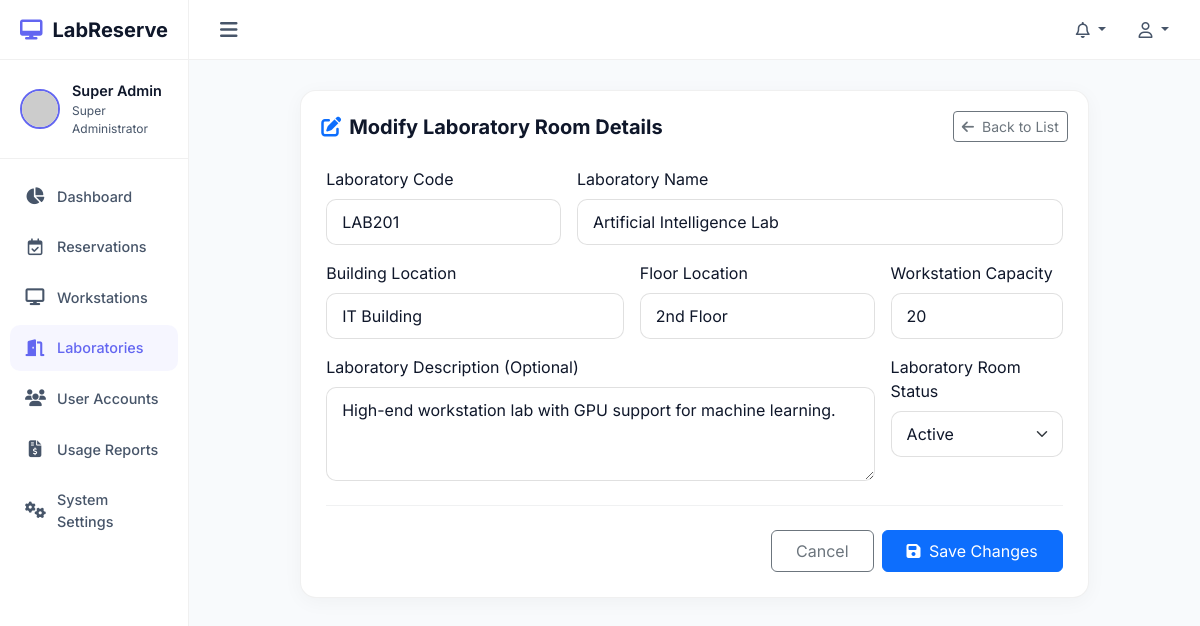
Screenshot of /laboratories/edit/3 (signed in) with the database file from the repository.
### tables this page shows
CREATE TABLE `laboratories` (
    `id` INT AUTO_INCREMENT PRIMARY KEY,
    `code` VARCHAR(50) NOT NULL UNIQUE,
    `name` VARCHAR(100) NOT NULL,
    `building` VARCHAR(100) NOT NULL,
    `floor` VARCHAR(50) NOT NULL,
    `capacity` INT NOT NULL,
    `description` TEXT NULL,
    `status` ENUM('active', 'inactive') DEFAULT 'active',
    `created_at` TIMESTAMP DEFAULT CURRENT_TIMESTAMP,
    `updated_at` TIMESTAMP DEFAULT CURRENT_TIMESTAMP ON UPDATE CURRENT_TIMESTAMP,
    INDEX `idx_lab_code` (`code`)
);

### app/Controllers/LaboratoryController.php (called while the page is built, shortened)
<?php
class LaboratoryController extends Controller {
    private LaboratoryService $labService;
    public function __construct() {
        $this->labService = new LaboratoryService();
    }
    public function showEdit(Request $request, string $id): void {
        $lab = $this->labService->getLabById((int)$id);
        $this->render('laboratories.edit', ['lab' => $lab]);
    }
}

### public/index.php (called while the page is built, shortened)
<?php
$request = new Request();
$router = new Router();
$router->get('login', [App\Controllers\AuthController::class, 'showLogin'], [GuestMiddleware::class]);
$router->post('login', [App\Controllers\AuthController::class, 'login'], [GuestMiddleware::class, CSRFMiddleware::class]);
$router->get('logout', [App\Controllers\AuthController::class, 'logout'], [AuthMiddleware::class]);
$router->post('logout', [App\Controllers\AuthController::class, 'logout'], [AuthMiddleware::class, CSRFMiddleware::class]);
$router->get('forgot-password', [App\Controllers\AuthController::class, 'showForgot'], [GuestMiddleware::class]);
$router->post('forgot-password', [App\Controllers\AuthController::class, 'forgot'], [GuestMiddleware::class, CSRFMiddleware::class]);
$router->get('reset-password/{token}', [App\Controllers\AuthController::class, 'showReset'], [GuestMiddleware::class]);
$router->post('reset-password/{token}', [App\Controllers\AuthController::class, 'reset'], [GuestMiddleware::class, CSRFMiddleware::class]);
$router->get('', [App\Controllers\DashboardController::class, 'index'], [AuthMiddleware::class]);
$router->get('dashboard', [App\Controllers\DashboardController::class, 'index'], [AuthMiddleware::class]);
$router->get('reservations', [App\Controllers\ReservationController::class, 'index'], [AuthMiddleware::class]);
$router->get('reservations/create', [App\Controllers\ReservationController::class, 'showCreate'], [AuthMiddleware::class]);
$router->get('reservations/available-computers', [App\Controllers\ReservationController::class, 'getAvailableComputers'], [AuthMiddleware::class]);
$router->post('reservations/store', [App\Controllers\ReservationController::class, 'store'], [AuthMiddleware::class, CSRFMiddleware::class]);
$router->get('reservations/view/{id}', [App\Controllers\ReservationController::class, 'view'], [AuthMiddleware::class]);
$router->post('reservations/approve/{id}', [App\Controllers\ReservationController::class, 'approve'], [AuthMiddleware::class, AdminMiddleware::class, CSRFMiddleware::class]);
$router->post('reservations/reject/{id}', [App\Controllers\ReservationController::class, 'reject'], [AuthMiddleware::class, AdminMiddleware::class, CSRFMiddleware::class]);
$router->post('reservations/cancel/{id}', [App\Controllers\ReservationController::class, 'cancel'], [AuthMiddleware::class, CSRFMiddleware::class]);
$router->post('reservations/checkin', [App\Controllers\ReservationController::class, 'checkIn'], [AuthMiddleware::class, CSRFMiddleware::class]);
$router->post('reservations/checkout', [App\Controllers\ReservationController::class, 'checkOut'], [AuthMiddleware::class, CSRFMiddleware::class]);
$router->get('reservations/calendar-data', [App\Controllers\ReservationController::class, 'calendarData'], [AuthMiddleware::class]);
$router->get('computers', [App\Controllers\ComputerController::class, 'index'], [AuthMiddleware::class, AdminMiddleware::class]);
$router->get('computers/create', [App\Controllers\ComputerController::class, 'showCreate'], [AuthMiddleware::class, AdminMiddleware::class]);
$router->post('computers/store', [App\Controllers\ComputerController::class, 'store'], [AuthMiddleware::class, AdminMiddleware::class, CSRFMiddleware::class]);
$router->get('computers/edit/{id}', [App\Controllers\ComputerController::class, 'showEdit'], [AuthMiddleware::class, AdminMiddleware::class]);
$router->post('computers/update/{id}', [App\Controllers\ComputerController::class, 'update'], [AuthMiddleware::class, AdminMiddleware::class, CSRFMiddleware::class]);
$router->post('computers/delete/{id}', [App\Controllers\ComputerController::class, 'delete'], [AuthMiddleware::class, AdminMiddleware::class, CSRFMiddleware::class]);
$router->get('computers/print', [App\Controllers\ComputerController::class, 'printCodes'], [AuthMiddleware::class, AdminMiddleware::class]);
$router->get('laboratories', [App\Controllers\LaboratoryController::class, 'index'], [AuthMiddleware::class, AdminMiddleware::class]);
$router->get('laboratories/create', [App\Controllers\LaboratoryController::class, 'showCreate'], [AuthMiddleware::class, AdminMiddleware::class]);
$router->post('laboratories/store', [App\Controllers\LaboratoryController::class, 'store'], [AuthMiddleware::class, AdminMiddleware::class, CSRFMiddleware::class]);
$router->get('laboratories/edit/{id}', [App\Controllers\LaboratoryController::class, 'showEdit'], [AuthMiddleware::class, AdminMiddleware::class]);
$router->post('laboratories/update/{id}', [App\Controllers\LaboratoryController::class, 'update'], [AuthMiddleware::class, AdminMiddleware::class, CSRFMiddleware::class]);
$router->post('laboratories/delete/{id}', [App\Controllers\LaboratoryController::class, 'delete'], [AuthMiddleware::class, AdminMiddleware::class, CSRFMiddleware::class]);
$router->get('users', [App\Controllers\UserController::class, 'index'], [AuthMiddleware::class, AdminMiddleware::class]);
$router->get('users/create', [App\Controllers\UserController::class, 'showCreate'], [AuthMiddleware::class, AdminMiddleware::class]);
$router->post('users/store', [App\Controllers\UserController::class, 'store'], [AuthMiddleware::class, AdminMiddleware::class, CSRFMiddleware::class]);
$router->get('users/edit/{id}', [App\Controllers\UserController::class, 'showEdit'], [AuthMiddleware::class, AdminMiddleware::class]);
$router->post('users/update/{id}', [App\Controllers\UserController::class, 'update'], [AuthMiddleware::class, AdminMiddleware::class, CSRFMiddleware::class]);
$router->post('users/delete/{id}', [App\Controllers\UserController::class, 'delete'], [AuthMiddleware::class, AdminMiddleware::class, CSRFMiddleware::class]);
$router->get('reports', [App\Controllers\ReportController::class, 'index'], [AuthMiddleware::class, AdminMiddleware::class]);
$router->get('reports/view/{type}', [App\Controllers\ReportController::class, 'view'], [AuthMiddleware::class, AdminMiddleware::class]);
$router->get('reports/export/{type}', [App\Controllers\ReportController::class, 'export'], [AuthMiddleware::class, AdminMiddleware::class]);
$router->get('settings', [App\Controllers\SettingController::class, 'index'], [AuthMiddleware::class, AdminMiddleware::class]);
$router->post('settings/update', [App\Controllers\SettingController::class, 'update'], [AuthMiddleware::class, AdminMiddleware::class, CSRFMiddleware::class]);
$router->get('settings/backup', [App\Controllers\SettingController::class, 'backup'], [AuthMiddleware::class, AdminMiddleware::class]);
$router->post('settings/restore', [App\Controllers\SettingController::class, 'restore'], [AuthMiddleware::class, AdminMiddleware::class, CSRFMiddleware::class]);
$router->post('settings/change-password', [App\Controllers\AuthController::class, 'changePassword'], [AuthMiddleware::class, CSRFMiddleware::class]);
$router->resolve($request);

### app/Core/Database.php (called while the page is built, shortened)
<?php
class Database {
    private static ?PDO $instance = null;
    public static function getConnection(): PDO {
        if (self::$instance === null) {
            $host = $_ENV['DB_HOST'] ?? '127.0.0.1';
            $port = $_ENV['DB_PORT'] ?? '3306';
            $db   = $_ENV['DB_DATABASE'] ?? 'computer_booking';
            $user = $_ENV['DB_USERNAME'] ?? 'root';
            $pass = $_ENV['DB_PASSWORD'] ?? '';
            $charset = 'utf8mb4';
            $dsn = "mysql:host={$host};port={$port};dbname={$db};charset={$charset}";
            $options = [
                PDO::ATTR_ERRMODE            => PDO::ERRMODE_EXCEPTION,
                PDO::ATTR_DEFAULT_FETCH_MODE => PDO::FETCH_ASSOC,
                PDO::ATTR_EMULATE_PREPARES   => false,
            ];
            try {
                self::$instance = new PDO($dsn, $user, $pass, $options);
            } catch (PDOException $e) {
                error_log("Database Connection Error: " . $e->getMessage());
                throw new Exception("Database connection failed. Please check your configuration.");
            }
        }
        return self::$instance;
    }
}

### app/Services/LaboratoryService.php (called while the page is built, shortened)
<?php
class LaboratoryService {
    private LaboratoryRepository $labRepository;
    public function __construct() {
        $this->labRepository = new LaboratoryRepository();
    }
    public function getLabById(int $id): ?array {
        return $this->labRepository->findById($id);
    }
}

### app/Repositories/LaboratoryRepository.php (called while the page is built, shortened)
<?php
class LaboratoryRepository {
    private PDO $db;
    public function __construct() {
        $this->db = Database::getConnection();
    }
    public function findById(int $id): ?array {
        $stmt = $this->db->prepare("SELECT * FROM laboratories WHERE id = :id");
        $stmt->execute(['id' => $id]);
        $lab = $stmt->fetch();
        return $lab ?: null;
    }
}

### app/Helpers/functions.php (called while the page is built, shortened)
<?php
if (!function_exists('esc')) {
    function esc(?string $value): string {
        return htmlspecialchars($value ?? '', ENT_QUOTES, 'UTF-8');
    }
}

### app/Core/Request.php (called while the page is built, shortened)
<?php
class Request {
    public function getMethod(): string {
        return strtoupper($_SERVER['REQUEST_METHOD'] ?? 'GET');
    }
    public function getPath(): string {
        $path = $_SERVER['REQUEST_URI'] ?? '/';
        $position = strpos($path, '?');
        return '/' . trim($path, '/');
    }
}

### views/laboratories/edit.php (the view, shortened to what this page needs)
<div class="row justify-content-center">
    <div class="col-lg-10">
        <div class="card mb-4">
            <div class="card-header border-0 pb-0">
                <h5 class="fw-bold m-0"><i class="fa-solid fa-pen-to-square text-primary me-2"></i>Modify Laboratory Room Details</h5>
                <a href="/laboratories" class="btn btn-outline-secondary btn-sm"><i class="fa-solid fa-arrow-left me-1"></i> Back to List</a>
            </div>
            <div class="card-body">
                <?php $errors = session()->getFlash('errors', []); ?>
                <form action="/laboratories/update/<?= $lab['id'] ?>" method="POST">
                    <div class="row g-3 mb-4">
                        <div class="col-md-4">
                            <label for="code" class="form-label">Laboratory Code</label>
                            <input type="text" class="form-control <?= isset($errors['code']) ? 'is-invalid' : '' ?>" id="code" name="code" value="<?= esc($lab['code']) ?>" required>
                        </div>
                        <div class="col-md-8">
                            <label for="name" class="form-label">Laboratory Name</label>
                            <input type="text" class="form-control <?= isset($errors['name']) ? 'is-invalid' : '' ?>" id="name" name="name" value="<?= esc($lab['name']) ?>" required>
                        </div>
                        <div class="col-md-5">
                            <label for="building" class="form-label">Building Location</label>
                            <input type="text" class="form-control <?= isset($errors['building']) ? 'is-invalid' : '' ?>" id="building" name="building" value="<?= esc($lab['building']) ?>" required>
                        </div>
                        <div class="col-md-4">
                            <label for="floor" class="form-label">Floor Location</label>
                            <input type="text" class="form-control <?= isset($errors['floor']) ? 'is-invalid' : '' ?>" id="floor" name="floor" value="<?= esc($lab['floor']) ?>" required>
                        </div>
                        <div class="col-md-3">
                            <label for="capacity" class="form-label">Workstation Capacity</label>
                            <input type="number" class="form-control <?= isset($errors['capacity']) ? 'is-invalid' : '' ?>" id="capacity" name="capacity" value="<?= esc($lab['capacity']) ?>" required>
                        </div>
                        <div class="col-md-9">
                            <label for="description" class="form-label">Laboratory Description (Optional)</label>
                            <textarea class="form-control" id="description" name="description" rows="3"><?= esc($lab['description']) ?></textarea>
                        </div>
                        <div class="col-md-3">
                            <label for="status" class="form-label">Laboratory Room Status</label>
                            <select class="form-select" id="status" name="status">
                                <option value="active" <?= $lab['status'] === 'active' ? 'selected' : '' ?>>Active</option>
                            </select>
                        </div>
                    </div>
                    <div class="d-flex justify-content-end gap-2 border-top border-secondary border-opacity-10 pt-4">
                        <a href="/laboratories" class="btn btn-outline-secondary px-4 py-2">Cancel</a>
                        <button type="submit" class="btn btn-primary px-4 py-2"><i class="fa-solid fa-save me-1"></i> Save Changes</button>
                    </div>
                </form>
            </div>
        </div>
    </div>
</div>

### app/Core/Router.php (shortened to what this page needs)
<?php
class Router {
    protected array $routes = [];
    public function add(string $method, string $path, array|callable $handler, array $middlewares = []): void {
        $pattern = preg_replace('/\{[a-zA-Z0-9_]+\}/', '([^/]+)', $path);
        $pattern = '#^' . trim($pattern, '/') . '$#';
        $this->routes[] = [
            'method'      => strtoupper($method),
            'pattern'     => $pattern,
            'handler'     => $handler,
            'middlewares' => $middlewares,
            'original'    => $path
        ];
    }
    public function resolve(Request $request): void {
        $path = trim($request->getPath(), '/');
        $method = $request->getMethod();
        foreach ($this->routes as $route) {
            if ($route['method'] === $method && preg_match($route['pattern'], $path, $matches)) {
                array_shift($matches);
                $handler = $route['handler'];
                if (is_array($handler)) {
                    [$controllerClass, $action] = $handler;
                    if (class_exists($controllerClass)) {
                        $controller = new $controllerClass();
                        if (method_exists($controller, $action)) {
                            call_user_func_array([$controller, $action], array_merge([$request], $matches));
                            return;
                        }
                    }
                }
                return;
            }
        }
    }
}

### views/layouts/main.php (style rules this page uses)
:root { --sidebar-width: 260px; --navbar-height: 60px; --bg-color: #f8fafc; --card-bg: #ffffff; --card-border: rgba(0, 0, 0, 0.06); --text-primary: #0f172a; --text-secondary: #475569; --accent-color: #6366f1; --accent-hover: #4f46e5; --sidebar-bg: #ffffff; }
body { font-family: 'Inter', sans-serif; background-color: var(--bg-color); color: var(--text-primary); margin: 0; overflow-x: hidden; }
.card { background-color: var(--card-bg); border: 1px solid var(--card-border); border-radius: 16px; box-shadow: 0 4px 20px rgba(0, 0, 0, 0.04); color: var(--text-primary); }
.card-header { background-color: transparent; border-bottom: 1px solid rgba(0, 0, 0, 0.06); padding: 20px; font-weight: 600; display: flex; align-items: center; justify-content: space-between; }
.card-body { padding: 25px; }
.form-control, .form-select { background-color: #ffffff; border: 1px solid rgba(0, 0, 0, 0.12); color: #0f172a; border-radius: 10px; padding: 10px 15px; }
.form-control::placeholder { color: #94a3b8; }

### rows the page displays
laboratories: code "LAB201", name "Artificial Intelligence Lab", building "IT Building", floor "2nd Floor", capacity "20", description "High-end workstation lab with GPU support for machine learning.", status "Active"
